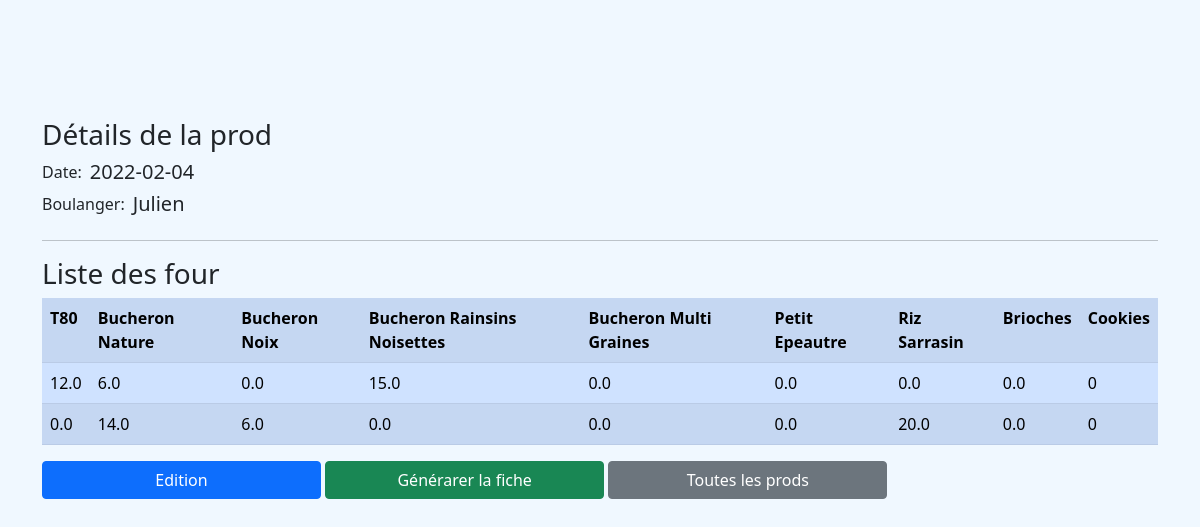
Before: /prod/prodlist/5/ with the older database file.
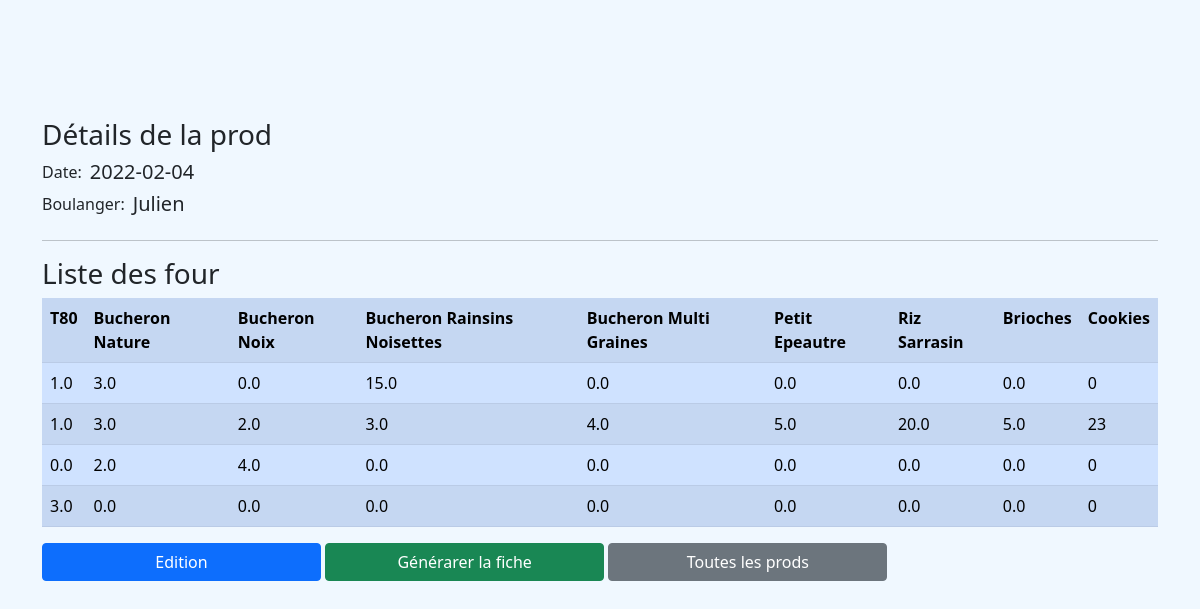
After: the same page with the newer database file.
### prod/models.py (models this page shows, shortened)
class Prod(models.Model):
    date = models.DateField(unique=True)
    boulanger = models.CharField(
        max_length=100, default="", null="", choices=boulanger_list
    )

class Data(models.Model):
    prod_id = models.ForeignKey(Prod, on_delete=models.CASCADE)
    T80 = models.FloatField(default=0)
    BuchNat = models.FloatField(default=0)
    BuchMG = models.FloatField(default=0)
    BuchRN = models.FloatField(default=0)
    BuchNoix = models.FloatField(
        default=0,
    )
    RizSar = models.FloatField(
        default=0,
    )
    PetEp = models.FloatField(
        default=0,
    )
    Brioche = models.FloatField(
        default=0,
    )
    Cookies = models.IntegerField(default=0)

### prod/views.py (the view)
# urls.py: path("prodlist/<int:pk>/", views.ProdDetailView.as_view(), name="prod_detail"),
class ProdDetailView(DetailView):
    model = Prod
    template_name = "prod_detail.html"

### templates/prod_detail.html (shortened to what this page needs)
{% extends 'base.html' %} {% block title %}{{ prod.date }}{% endblock %}
{%block content %}
<h3>Détails de la prod</h3>
<div class="d-flex d-flex-inline">
  <span class="pe-2">Date:</span>
  <h5>{{ prod.date|title }}</h5>
</div>
<div class="d-flex d-flex-inline">
  <span class="pe-2">Boulanger:</span>
  <h5>{{ prod.boulanger|title }}</h5>
</div>
<hr />
<h3>Liste des four</h3>
<table class="table table-primary table-striped">
    <tr>
        <th>T80</th>
        <th>Bucheron Nature</th>
        <th>Bucheron Noix</th>
        <th>Bucheron Rainsins Noisettes</th>
        <th>Bucheron Multi Graines</th>
        <th>Petit Epeautre</th>
        <th>Riz Sarrasin</th>
        <th>Brioches</th>
        <th>Cookies</th>
    </tr>
    {% for elem in prod.data_set.all %}
    <tr>
        <td>{{ elem.T80 }}</td>
        <td>{{ elem.BuchNat }}</td>
        <td>{{ elem.BuchNoix }}</td>
        <td>{{ elem.BuchRN }}</td>
        <td>{{ elem.BuchMG }}</td>
        <td>{{ elem.PetEp }}</td>
        <td>{{ elem.RizSar }}</td>
        <td>{{ elem.Brioche }}</td>
        <td>{{ elem.Cookies }}</td>
    </tr>
    {% endfor %}
</table>
<div>
  <a
    href="{% url 'prod:prod_edit' pk=prod.pk %}"
    role="button"
    class="btn btn-primary col-3"
    >Edition</a
  >
  <a
    href="{% url 'prod:fiche_prod' pk=prod.pk %}"
    role="button"
    class="btn btn-success col-3"
    >Générarer la fiche</a
  >
  <a
    href="{% url 'prod:list_prod' %}"
    role="button"
    class="btn btn-secondary col-3"
    >Toutes les prods</a
  >
</div>
{% endblock content %}

### templates/base.html (shortened to what this page needs)
<!DOCTYPE html>
<html lang="en-us">
  {% load static %}
  <head>
    <link
      href="https://cdn.jsdelivr.net/npm/bootstrap@5.0.0-beta2/dist/css/bootstrap.min.css"
      rel="stylesheet"
    />
    <link rel="stylesheet" type="text/css" href="{% static 'prod.css' %}" />
  </head>
  <body>
    <main>
      <div class="container">
        <div class="d-flex align-items-center py-5">
          <div class="col-12">{% block content %} {% endblock content %}</div>
        </div>
      </div>
    </main>
  </body>
</html>

### prod/static/prod.css (style rules this page uses)
body { padding-top: 70px; background-color: aliceblue; }

Changed rows visible on the page:
changed Data (number 1 of 4 on the later page): T80 "12.0" → "1.0"; BuchNat "6.0" → "3.0"
changed Data (number 2 of 4 on the later page): T80 "0.0" → "1.0"; BuchNat "14.0" → "3.0"; BuchNoix "6.0" → "2.0"; BuchRN "0.0" → "3.0"; BuchMG "0.0" → "4.0"; PetEp "0.0" → "5.0"; Brioche "0.0" → "5.0"; Cookies "0" → "23"
added Data: T80 "0.0", BuchNat "2.0", BuchNoix "4.0", BuchRN "0.0", BuchMG "0.0", PetEp "0.0", RizSar "0.0", Brioche "0.0", Cookies "0"
added Data: T80 "3.0", BuchNat "0.0", BuchNoix "0.0", BuchRN "0.0", BuchMG "0.0", PetEp "0.0", RizSar "0.0", Brioche "0.0", Cookies "0"
